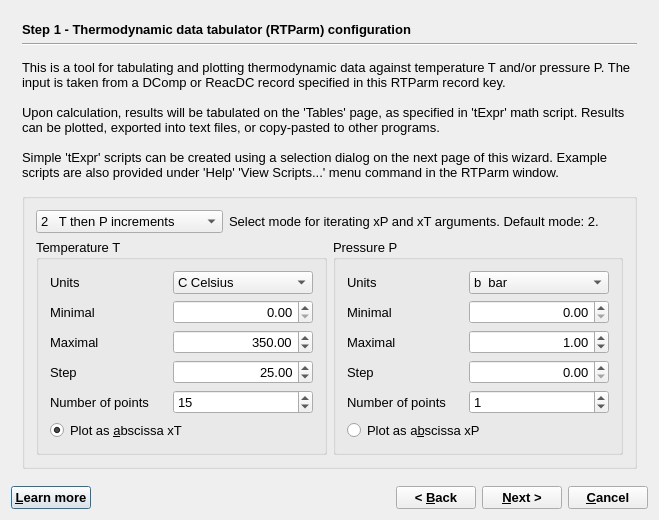
<?xml version="1.0" encoding="UTF-8"?>
<ui version="4.0">
 <class>RTparmWizardData</class>
 <widget class="QDialog" name="RTparmWizardData">
  <property name="windowModality">
   <enum>Qt::WindowModal</enum>
  </property>
  <property name="geometry">
   <rect>
    <x>0</x>
    <y>0</y>
    <width>659</width>
    <height>520</height>
   </rect>
  </property>
  <property name="font">
   <font>
    <pointsize>10</pointsize>
   </font>
  </property>
  <property name="windowTitle">
   <string>GEM-Selektor Proces</string>
  </property>
  <property name="modal">
   <bool>false</bool>
  </property>
  <layout class="QVBoxLayout" name="verticalLayout_6">
   <item>
    <widget class="QStackedWidget" name="stackedWidget">
     <property name="mouseTracking">
      <bool>false</bool>
     </property>
     <property name="acceptDrops">
      <bool>false</bool>
     </property>
     <property name="autoFillBackground">
      <bool>false</bool>
     </property>
     <property name="frameShape">
      <enum>QFrame::NoFrame</enum>
     </property>
     <property name="frameShadow">
      <enum>QFrame::Plain</enum>
     </property>
     <property name="currentIndex">
      <number>0</number>
     </property>
     <widget class="QWidget" name="page">
      <layout class="QVBoxLayout" name="verticalLayout">
       <item>
        <widget class="QLabel" name="pageName">
         <property name="sizePolicy">
          <sizepolicy hsizetype="Preferred" vsizetype="Fixed">
           <horstretch>0</horstretch>
           <verstretch>0</verstretch>
          </sizepolicy>
         </property>
         <property name="font">
          <font>
           <weight>75</weight>
           <bold>true</bold>
          </font>
         </property>
         <property name="text">
          <string>Step 1 - Thermodynamic data tabulator (RTParm) configuration</string>
         </property>
        </widget>
       </item>
       <item>
        <widget class="Line" name="line">
         <property name="orientation">
          <enum>Qt::Horizontal</enum>
         </property>
        </widget>
       </item>
       <item>
        <widget class="QLabel" name="textLabel10">
         <property name="sizePolicy">
          <sizepolicy hsizetype="Preferred" vsizetype="Preferred">
           <horstretch>0</horstretch>
           <verstretch>0</verstretch>
          </sizepolicy>
         </property>
         <property name="frameShape">
          <enum>QFrame::NoFrame</enum>
         </property>
         <property name="frameShadow">
          <enum>QFrame::Plain</enum>
         </property>
         <property name="text">
          <string>This is a tool for tabulating and plotting thermodynamic data against temperature T and/or pressure P. The input is taken from a DComp or ReacDC record specified in this RTParm record key.

Upon calculation, results will be tabulated on the 'Tables' page, as specified in 'tExpr' math script. Results can be plotted, exported into text files, or copy-pasted to other programs. 

Simple 'tExpr' scripts can be created using a selection dialog on the next page of this wizard. Example scripts are also provided under 'Help' 'View Scripts...' menu command in the RTParm window.</string>
         </property>
         <property name="textFormat">
          <enum>Qt::AutoText</enum>
         </property>
         <property name="scaledContents">
          <bool>false</bool>
         </property>
         <property name="wordWrap">
          <bool>true</bool>
         </property>
         <property name="margin">
          <number>0</number>
         </property>
         <property name="openExternalLinks">
          <bool>false</bool>
         </property>
        </widget>
       </item>
       <item>
        <widget class="QGroupBox" name="groupBox">
         <property name="title">
          <string/>
         </property>
         <layout class="QGridLayout" name="gridLayout_3">
          <item row="0" column="0" colspan="2">
           <layout class="QHBoxLayout" name="_3">
            <item>
             <widget class="QComboBox" name="pMode">
              <property name="sizePolicy">
               <sizepolicy hsizetype="Fixed" vsizetype="Fixed">
                <horstretch>0</horstretch>
                <verstretch>0</verstretch>
               </sizepolicy>
              </property>
              <property name="minimumSize">
               <size>
                <width>100</width>
                <height>0</height>
               </size>
              </property>
              <property name="currentIndex">
               <number>2</number>
              </property>
              <property name="maxCount">
               <number>4</number>
              </property>
              <item>
               <property name="text">
                <string>0   Pairwise given T and P  </string>
               </property>
              </item>
              <item>
               <property name="text">
                <string>1   P then T increments</string>
               </property>
              </item>
              <item>
               <property name="text">
                <string>2   T then P increments</string>
               </property>
              </item>
              <item>
               <property name="text">
                <string>3    P and T increments</string>
               </property>
              </item>
             </widget>
            </item>
            <item>
             <widget class="QLabel" name="textLabel1_3">
              <property name="text">
               <string>Select mode for iterating xP and xT arguments. Default mode: 2.</string>
              </property>
              <property name="alignment">
               <set>Qt::AlignVCenter</set>
              </property>
              <property name="wordWrap">
               <bool>true</bool>
              </property>
             </widget>
            </item>
           </layout>
          </item>
          <item row="1" column="0">
           <widget class="QGroupBox" name="groupBox_8">
            <property name="title">
             <string>Temperature T</string>
            </property>
            <layout class="QGridLayout" name="gridLayout">
             <item row="0" column="0">
              <widget class="QLabel" name="label_12">
               <property name="text">
                <string>Units</string>
               </property>
              </widget>
             </item>
             <item row="0" column="1">
              <widget class="QComboBox" name="pPtun">
               <property name="sizePolicy">
                <sizepolicy hsizetype="Fixed" vsizetype="Fixed">
                 <horstretch>0</horstretch>
                 <verstretch>0</verstretch>
                </sizepolicy>
               </property>
               <property name="minimumSize">
                <size>
                 <width>140</width>
                 <height>0</height>
                </size>
               </property>
               <item>
                <property name="text">
                 <string>C Celsius  </string>
                </property>
               </item>
               <item>
                <property name="text">
                 <string>K Kelvin</string>
                </property>
               </item>
              </widget>
             </item>
             <item row="1" column="0">
              <widget class="QLabel" name="label_9">
               <property name="text">
                <string>Minimal</string>
               </property>
              </widget>
             </item>
             <item row="1" column="1">
              <widget class="QDoubleSpinBox" name="pTfrom">
               <property name="minimumSize">
                <size>
                 <width>140</width>
                 <height>0</height>
                </size>
               </property>
               <property name="alignment">
                <set>Qt::AlignRight|Qt::AlignTrailing|Qt::AlignVCenter</set>
               </property>
               <property name="decimals">
                <number>2</number>
               </property>
               <property name="maximum">
                <double>5000.000000000000000</double>
               </property>
               <property name="value">
                <double>0.000000000000000</double>
               </property>
              </widget>
             </item>
             <item row="2" column="0">
              <widget class="QLabel" name="label_10">
               <property name="text">
                <string>Maximal</string>
               </property>
              </widget>
             </item>
             <item row="2" column="1">
              <widget class="QDoubleSpinBox" name="pTuntil">
               <property name="minimumSize">
                <size>
                 <width>140</width>
                 <height>0</height>
                </size>
               </property>
               <property name="alignment">
                <set>Qt::AlignRight|Qt::AlignTrailing|Qt::AlignVCenter</set>
               </property>
               <property name="decimals">
                <number>2</number>
               </property>
               <property name="maximum">
                <double>5000.000000000000000</double>
               </property>
               <property name="value">
                <double>350.000000000000000</double>
               </property>
              </widget>
             </item>
             <item row="3" column="0">
              <widget class="QLabel" name="label_11">
               <property name="text">
                <string>Step</string>
               </property>
              </widget>
             </item>
             <item row="3" column="1">
              <widget class="QDoubleSpinBox" name="pTstep">
               <property name="minimumSize">
                <size>
                 <width>140</width>
                 <height>0</height>
                </size>
               </property>
               <property name="alignment">
                <set>Qt::AlignRight|Qt::AlignTrailing|Qt::AlignVCenter</set>
               </property>
               <property name="decimals">
                <number>2</number>
               </property>
               <property name="maximum">
                <double>200.000000000000000</double>
               </property>
               <property name="value">
                <double>25.000000000000000</double>
               </property>
              </widget>
             </item>
             <item row="4" column="0">
              <widget class="QLabel" name="TextLabel1_3">
               <property name="text">
                <string>Number of points</string>
               </property>
               <property name="alignment">
                <set>Qt::AlignVCenter</set>
               </property>
               <property name="wordWrap">
                <bool>true</bool>
               </property>
              </widget>
             </item>
             <item row="4" column="1">
              <widget class="QSpinBox" name="pNT">
               <property name="sizePolicy">
                <sizepolicy hsizetype="Preferred" vsizetype="Preferred">
                 <horstretch>0</horstretch>
                 <verstretch>0</verstretch>
                </sizepolicy>
               </property>
               <property name="minimumSize">
                <size>
                 <width>0</width>
                 <height>0</height>
                </size>
               </property>
               <property name="minimum">
                <number>0</number>
               </property>
               <property name="maximum">
                <number>999</number>
               </property>
               <property name="value">
                <number>15</number>
               </property>
              </widget>
             </item>
             <item row="5" column="0" colspan="2">
              <widget class="QRadioButton" name="butT">
               <property name="text">
                <string>Plot as &amp;abscissa xT</string>
               </property>
               <property name="checked">
                <bool>true</bool>
               </property>
              </widget>
             </item>
            </layout>
           </widget>
          </item>
          <item row="1" column="1">
           <widget class="QGroupBox" name="groupBox_7">
            <property name="title">
             <string>Pressure P</string>
            </property>
            <layout class="QGridLayout" name="gridLayout_2">
             <item row="0" column="0">
              <widget class="QLabel" name="label_8">
               <property name="text">
                <string>Units</string>
               </property>
              </widget>
             </item>
             <item row="0" column="1">
              <widget class="QComboBox" name="pPun">
               <property name="sizePolicy">
                <sizepolicy hsizetype="Fixed" vsizetype="Fixed">
                 <horstretch>0</horstretch>
                 <verstretch>0</verstretch>
                </sizepolicy>
               </property>
               <property name="minimumSize">
                <size>
                 <width>140</width>
                 <height>0</height>
                </size>
               </property>
               <item>
                <property name="text">
                 <string>b  bar</string>
                </property>
               </item>
               <item>
                <property name="text">
                 <string>B  kbar</string>
                </property>
               </item>
               <item>
                <property name="text">
                 <string>p  Pa</string>
                </property>
               </item>
               <item>
                <property name="text">
                 <string>P  MPa</string>
                </property>
               </item>
               <item>
                <property name="text">
                 <string>A  atm</string>
                </property>
               </item>
              </widget>
             </item>
             <item row="1" column="0">
              <widget class="QLabel" name="label_5">
               <property name="text">
                <string>Minimal</string>
               </property>
              </widget>
             </item>
             <item row="1" column="1">
              <widget class="QDoubleSpinBox" name="pPfrom">
               <property name="sizePolicy">
                <sizepolicy hsizetype="Fixed" vsizetype="Fixed">
                 <horstretch>0</horstretch>
                 <verstretch>0</verstretch>
                </sizepolicy>
               </property>
               <property name="minimumSize">
                <size>
                 <width>140</width>
                 <height>0</height>
                </size>
               </property>
               <property name="layoutDirection">
                <enum>Qt::LeftToRight</enum>
               </property>
               <property name="alignment">
                <set>Qt::AlignRight|Qt::AlignTrailing|Qt::AlignVCenter</set>
               </property>
               <property name="decimals">
                <number>2</number>
               </property>
               <property name="maximum">
                <double>10000.000000000000000</double>
               </property>
               <property name="value">
                <double>0.000000000000000</double>
               </property>
              </widget>
             </item>
             <item row="2" column="0">
              <widget class="QLabel" name="label_6">
               <property name="text">
                <string>Maximal</string>
               </property>
              </widget>
             </item>
             <item row="2" column="1">
              <widget class="QDoubleSpinBox" name="pPuntil">
               <property name="sizePolicy">
                <sizepolicy hsizetype="Fixed" vsizetype="Fixed">
                 <horstretch>0</horstretch>
                 <verstretch>0</verstretch>
                </sizepolicy>
               </property>
               <property name="minimumSize">
                <size>
                 <width>140</width>
                 <height>0</height>
                </size>
               </property>
               <property name="alignment">
                <set>Qt::AlignRight|Qt::AlignTrailing|Qt::AlignVCenter</set>
               </property>
               <property name="decimals">
                <number>2</number>
               </property>
               <property name="maximum">
                <double>10000.000000000000000</double>
               </property>
               <property name="value">
                <double>1.000000000000000</double>
               </property>
              </widget>
             </item>
             <item row="3" column="0">
              <widget class="QLabel" name="label_7">
               <property name="text">
                <string>Step</string>
               </property>
              </widget>
             </item>
             <item row="3" column="1">
              <widget class="QDoubleSpinBox" name="pPstep">
               <property name="sizePolicy">
                <sizepolicy hsizetype="Fixed" vsizetype="Fixed">
                 <horstretch>0</horstretch>
                 <verstretch>0</verstretch>
                </sizepolicy>
               </property>
               <property name="minimumSize">
                <size>
                 <width>140</width>
                 <height>0</height>
                </size>
               </property>
               <property name="alignment">
                <set>Qt::AlignRight|Qt::AlignTrailing|Qt::AlignVCenter</set>
               </property>
               <property name="decimals">
                <number>2</number>
               </property>
               <property name="maximum">
                <double>1000.000000000000000</double>
               </property>
              </widget>
             </item>
             <item row="4" column="0">
              <widget class="QLabel" name="TextLabel1_4">
               <property name="text">
                <string>Number of points </string>
               </property>
               <property name="alignment">
                <set>Qt::AlignVCenter</set>
               </property>
               <property name="wordWrap">
                <bool>true</bool>
               </property>
              </widget>
             </item>
             <item row="4" column="1">
              <widget class="QSpinBox" name="pNP">
               <property name="sizePolicy">
                <sizepolicy hsizetype="Preferred" vsizetype="Preferred">
                 <horstretch>0</horstretch>
                 <verstretch>0</verstretch>
                </sizepolicy>
               </property>
               <property name="minimumSize">
                <size>
                 <width>0</width>
                 <height>0</height>
                </size>
               </property>
               <property name="minimum">
                <number>0</number>
               </property>
               <property name="maximum">
                <number>999</number>
               </property>
               <property name="value">
                <number>1</number>
               </property>
              </widget>
             </item>
             <item row="5" column="0" colspan="2">
              <widget class="QRadioButton" name="butP">
               <property name="text">
                <string>Plot as a&amp;bscissa xP </string>
               </property>
              </widget>
             </item>
            </layout>
           </widget>
          </item>
         </layout>
        </widget>
       </item>
      </layout>
     </widget>
     <widget class="QWidget" name="pageTP">
      <layout class="QGridLayout" name="gridLayout_4">
       <item row="0" column="0">
        <widget class="QLabel" name="label_14">
         <property name="text">
          <string>       Pressure P, bar                  Temperature T, C</string>
         </property>
        </widget>
       </item>
      </layout>
     </widget>
     <widget class="QWidget" name="page_3">
      <layout class="QVBoxLayout" name="verticalLayout_5">
       <item>
        <widget class="QLabel" name="label_13">
         <property name="sizePolicy">
          <sizepolicy hsizetype="Preferred" vsizetype="Fixed">
           <horstretch>0</horstretch>
           <verstretch>0</verstretch>
          </sizepolicy>
         </property>
         <property name="font">
          <font>
           <weight>75</weight>
           <bold>true</bold>
          </font>
         </property>
         <property name="text">
          <string>Step 2 - Selection of items to sample (to retain the old script, just click 'Next &gt;')</string>
         </property>
        </widget>
       </item>
      </layout>
     </widget>
     <widget class="QWidget" name="page_2">
      <layout class="QVBoxLayout" name="verticalLayout_2">
       <item>
        <widget class="QLabel" name="label">
         <property name="sizePolicy">
          <sizepolicy hsizetype="Preferred" vsizetype="Fixed">
           <horstretch>0</horstretch>
           <verstretch>0</verstretch>
          </sizepolicy>
         </property>
         <property name="font">
          <font>
           <weight>75</weight>
           <bold>true</bold>
          </font>
         </property>
         <property name="text">
          <string>Step 3 - Important dimensions</string>
         </property>
        </widget>
       </item>
       <item>
        <widget class="Line" name="line_2">
         <property name="orientation">
          <enum>Qt::Horizontal</enum>
         </property>
        </widget>
       </item>
       <item>
        <widget class="QGroupBox" name="groupBox_4">
         <property name="title">
          <string>Setup of dimensions for data tabulation arrays</string>
         </property>
         <layout class="QGridLayout">
          <item row="0" column="0">
           <widget class="QSpinBox" name="pdimY">
            <property name="sizePolicy">
             <sizepolicy hsizetype="Fixed" vsizetype="Fixed">
              <horstretch>0</horstretch>
              <verstretch>0</verstretch>
             </sizepolicy>
            </property>
            <property name="minimumSize">
             <size>
              <width>50</width>
              <height>0</height>
             </size>
            </property>
            <property name="minimum">
             <number>1</number>
            </property>
            <property name="maximum">
             <number>20</number>
            </property>
            <property name="value">
             <number>1</number>
            </property>
           </widget>
          </item>
          <item row="0" column="1">
           <widget class="QLabel" name="TextLabel2">
            <property name="text">
             <string>Number of columns in the yF table (plot curves), 1 to 10. Default: 1. 
Number of rows (T,P pairs) in yF, xP, xT arrays will be set automatically.</string>
            </property>
            <property name="alignment">
             <set>Qt::AlignVCenter</set>
            </property>
            <property name="wordWrap">
             <bool>true</bool>
            </property>
           </widget>
          </item>
          <item row="1" column="0">
           <widget class="QSpinBox" name="pELine">
            <property name="sizePolicy">
             <sizepolicy hsizetype="Fixed" vsizetype="Fixed">
              <horstretch>0</horstretch>
              <verstretch>0</verstretch>
             </sizepolicy>
            </property>
            <property name="minimumSize">
             <size>
              <width>50</width>
              <height>0</height>
             </size>
            </property>
            <property name="minimum">
             <number>0</number>
            </property>
            <property name="maximum">
             <number>100</number>
            </property>
           </widget>
          </item>
          <item row="1" column="1">
           <widget class="QLabel" name="TextLabel1_2_2">
            <property name="text">
             <string>Optional: Number of rows in xTE, xPE, ytE arrays for experimental data. 
Default: 0 (arrays not provided).</string>
            </property>
            <property name="alignment">
             <set>Qt::AlignVCenter</set>
            </property>
            <property name="wordWrap">
             <bool>true</bool>
            </property>
           </widget>
          </item>
          <item row="2" column="0">
           <widget class="QSpinBox" name="pECol">
            <property name="sizePolicy">
             <sizepolicy hsizetype="Fixed" vsizetype="Fixed">
              <horstretch>0</horstretch>
              <verstretch>0</verstretch>
             </sizepolicy>
            </property>
            <property name="minimumSize">
             <size>
              <width>50</width>
              <height>0</height>
             </size>
            </property>
            <property name="minimum">
             <number>1</number>
            </property>
            <property name="maximum">
             <number>10</number>
            </property>
            <property name="value">
             <number>1</number>
            </property>
           </widget>
          </item>
          <item row="2" column="1">
           <widget class="QLabel" name="TextLabel1_2_2_2">
            <property name="text">
             <string>Optional: Number of columns in ytE array for experimental data. Default: 1.</string>
            </property>
            <property name="alignment">
             <set>Qt::AlignVCenter</set>
            </property>
            <property name="wordWrap">
             <bool>true</bool>
            </property>
           </widget>
          </item>
         </layout>
        </widget>
       </item>
       <item>
        <widget class="QGroupBox" name="groupBox_3">
         <property name="sizePolicy">
          <sizepolicy hsizetype="Minimum" vsizetype="Minimum">
           <horstretch>0</horstretch>
           <verstretch>0</verstretch>
          </sizepolicy>
         </property>
         <property name="title">
          <string>These codes cannot be changed in this version of GEM-Selektor </string>
         </property>
         <layout class="QGridLayout" name="_2">
          <item row="0" column="0">
           <widget class="QComboBox" name="pWhat">
            <property name="enabled">
             <bool>false</bool>
            </property>
            <property name="sizePolicy">
             <sizepolicy hsizetype="Fixed" vsizetype="Fixed">
              <horstretch>0</horstretch>
              <verstretch>0</verstretch>
             </sizepolicy>
            </property>
            <property name="minimumSize">
             <size>
              <width>180</width>
              <height>0</height>
             </size>
            </property>
            <item>
             <property name="text">
              <string>d   DComp record </string>
             </property>
            </item>
            <item>
             <property name="text">
              <string>r   ReacDC record</string>
             </property>
            </item>
           </widget>
          </item>
          <item row="0" column="1">
           <widget class="QLabel" name="textLabel1_2_4">
            <property name="text">
             <string>Default data source (d: DComp )</string>
            </property>
            <property name="wordWrap">
             <bool>false</bool>
            </property>
           </widget>
          </item>
          <item row="1" column="0">
           <widget class="QComboBox" name="pPunE">
            <property name="enabled">
             <bool>false</bool>
            </property>
            <property name="sizePolicy">
             <sizepolicy hsizetype="Fixed" vsizetype="Fixed">
              <horstretch>0</horstretch>
              <verstretch>0</verstretch>
             </sizepolicy>
            </property>
            <property name="minimumSize">
             <size>
              <width>180</width>
              <height>0</height>
             </size>
            </property>
            <item>
             <property name="text">
              <string>j     J/mol(/K) </string>
             </property>
            </item>
            <item>
             <property name="text">
              <string>c    cal/mol(/K)</string>
             </property>
            </item>
            <item>
             <property name="text">
              <string>J     kJ/mol(/K)</string>
             </property>
            </item>
            <item>
             <property name="text">
              <string>C    kcal/mol(/K)</string>
             </property>
            </item>
            <item>
             <property name="text">
              <string>N   Normalized</string>
             </property>
            </item>
           </widget>
          </item>
          <item row="1" column="1">
           <widget class="QLabel" name="textLabel1_2_3">
            <property name="text">
             <string>Units of energy  (default: j)</string>
            </property>
            <property name="wordWrap">
             <bool>false</bool>
            </property>
            <property name="buddy">
             <cstring>pPunE</cstring>
            </property>
           </widget>
          </item>
          <item row="2" column="0">
           <widget class="QComboBox" name="pPunV">
            <property name="enabled">
             <bool>false</bool>
            </property>
            <property name="sizePolicy">
             <sizepolicy hsizetype="Fixed" vsizetype="Fixed">
              <horstretch>0</horstretch>
              <verstretch>0</verstretch>
             </sizepolicy>
            </property>
            <property name="minimumSize">
             <size>
              <width>180</width>
              <height>0</height>
             </size>
            </property>
            <item>
             <property name="text">
              <string>j    J/bar  = 0.1 cm3/mol</string>
             </property>
            </item>
            <item>
             <property name="text">
              <string>a   cal/bar</string>
             </property>
            </item>
            <item>
             <property name="text">
              <string>m   cm3/mol</string>
             </property>
            </item>
           </widget>
          </item>
          <item row="2" column="1">
           <widget class="QLabel" name="textLabel1_2_3_2">
            <property name="text">
             <string>Units of volume  (default:  j)</string>
            </property>
            <property name="wordWrap">
             <bool>false</bool>
            </property>
            <property name="buddy">
             <cstring>pPunV</cstring>
            </property>
           </widget>
          </item>
          <item row="3" column="0">
           <widget class="QComboBox" name="pPunP">
            <property name="enabled">
             <bool>false</bool>
            </property>
            <property name="sizePolicy">
             <sizepolicy hsizetype="Fixed" vsizetype="Fixed">
              <horstretch>0</horstretch>
              <verstretch>0</verstretch>
             </sizepolicy>
            </property>
            <property name="minimumSize">
             <size>
              <width>180</width>
              <height>0</height>
             </size>
            </property>
            <item>
             <property name="text">
              <string>b    bar  = 10^5 Pa</string>
             </property>
            </item>
            <item>
             <property name="text">
              <string>B    kbar (kilobar)</string>
             </property>
            </item>
            <item>
             <property name="text">
              <string>p    Pa  (Pascal)</string>
             </property>
            </item>
            <item>
             <property name="text">
              <string>P    MPa  = 10^6 Pa  </string>
             </property>
            </item>
            <item>
             <property name="text">
              <string>A    atm (=1.013 bar)</string>
             </property>
            </item>
           </widget>
          </item>
          <item row="3" column="1">
           <widget class="QLabel" name="textLabel1_2_3_2_3">
            <property name="text">
             <string>Units of pressure (default: b)</string>
            </property>
            <property name="wordWrap">
             <bool>false</bool>
            </property>
            <property name="buddy">
             <cstring>pPunP</cstring>
            </property>
           </widget>
          </item>
          <item row="4" column="0">
           <widget class="QComboBox" name="pPunT">
            <property name="enabled">
             <bool>false</bool>
            </property>
            <property name="minimumSize">
             <size>
              <width>180</width>
              <height>0</height>
             </size>
            </property>
            <item>
             <property name="text">
              <string>C   Celsius  </string>
             </property>
            </item>
            <item>
             <property name="text">
              <string>K   Kelvin</string>
             </property>
            </item>
            <item>
             <property name="text">
              <string>F   Fahrenheit</string>
             </property>
            </item>
           </widget>
          </item>
          <item row="4" column="1">
           <widget class="QLabel" name="textLabel1_2_3_2_2">
            <property name="frameShape">
             <enum>QFrame::NoFrame</enum>
            </property>
            <property name="frameShadow">
             <enum>QFrame::Plain</enum>
            </property>
            <property name="text">
             <string>Units of temperature  (default: C)</string>
            </property>
            <property name="wordWrap">
             <bool>false</bool>
            </property>
            <property name="buddy">
             <cstring>pPunT</cstring>
            </property>
           </widget>
          </item>
         </layout>
        </widget>
       </item>
      </layout>
     </widget>
     <widget class="QWidget" name="page_4">
      <layout class="QVBoxLayout" name="verticalLayout_4">
       <item>
        <widget class="QLabel" name="label_3">
         <property name="sizePolicy">
          <sizepolicy hsizetype="Preferred" vsizetype="Fixed">
           <horstretch>0</horstretch>
           <verstretch>0</verstretch>
          </sizepolicy>
         </property>
         <property name="font">
          <font>
           <weight>75</weight>
           <bold>true</bold>
          </font>
         </property>
         <property name="text">
          <string>Step 4 - Workflow suggestions</string>
         </property>
        </widget>
       </item>
       <item>
        <widget class="Line" name="line_4">
         <property name="orientation">
          <enum>Qt::Horizontal</enum>
         </property>
        </widget>
       </item>
       <item>
        <widget class="QGroupBox" name="groupBox_5">
         <property name="sizePolicy">
          <sizepolicy hsizetype="Preferred" vsizetype="Preferred">
           <horstretch>0</horstretch>
           <verstretch>0</verstretch>
          </sizepolicy>
         </property>
         <property name="title">
          <string>Optional</string>
         </property>
         <layout class="QGridLayout">
          <item row="0" column="0">
           <widget class="QSpinBox" name="spinBox18">
            <property name="sizePolicy">
             <sizepolicy hsizetype="Fixed" vsizetype="Fixed">
              <horstretch>0</horstretch>
              <verstretch>0</verstretch>
             </sizepolicy>
            </property>
            <property name="minimumSize">
             <size>
              <width>50</width>
              <height>0</height>
             </size>
            </property>
            <property name="maximum">
             <number>4</number>
            </property>
           </widget>
          </item>
          <item row="0" column="1">
           <widget class="QLabel" name="textLabel11">
            <property name="text">
             <string>&amp;Set here the number of links to SDref bibliography records (default: 0)</string>
            </property>
            <property name="alignment">
             <set>Qt::AlignVCenter</set>
            </property>
            <property name="wordWrap">
             <bool>true</bool>
            </property>
            <property name="buddy">
             <cstring>spinBox18</cstring>
            </property>
           </widget>
          </item>
         </layout>
        </widget>
       </item>
       <item>
        <widget class="QGroupBox" name="groupBox_6">
         <property name="sizePolicy">
          <sizepolicy hsizetype="Expanding" vsizetype="Expanding">
           <horstretch>0</horstretch>
           <verstretch>0</verstretch>
          </sizepolicy>
         </property>
         <property name="title">
          <string>After you click 'Finish':</string>
         </property>
         <layout class="QVBoxLayout" name="verticalLayout_3">
          <item>
           <widget class="QLabel" name="textLabel13">
            <property name="text">
             <string>(1) RTParm arrays will be allocated; 'Scripts' page appears. Fill out 'RTname' and 'RTcom' lines. Edit the math script in 'tExpr'; field, if necessary. This script collects data from the objects visible on the 'TPwork' page and puts it into 'xT', 'xP' and 'yF' array elements.</string>
            </property>
            <property name="alignment">
             <set>Qt::AlignVCenter</set>
            </property>
            <property name="wordWrap">
             <bool>true</bool>
            </property>
           </widget>
          </item>
          <item>
           <widget class="QLabel" name="textLabel12">
            <property name="text">
             <string>'(2) Click on 'Calculate' toolbar button to run the tabulator (in case of error message, fix the script and try calculation again). Check sampled results on the 'Tables' page. Enter names of axis and plots, and click on the 'Plot data' button to see a customizable plot.</string>
            </property>
            <property name="alignment">
             <set>Qt::AlignVCenter</set>
            </property>
            <property name="wordWrap">
             <bool>true</bool>
            </property>
           </widget>
          </item>
          <item>
           <widget class="QLabel" name="textLabel14">
            <property name="text">
             <string>(3) To plot experimental data over calculated results, close the graph dialog, type or paste the values into 'xTE', 'xPE' and 'ytE' arrays, open the plot again, and customise it, if necessary.</string>
            </property>
            <property name="alignment">
             <set>Qt::AlignVCenter</set>
            </property>
            <property name="wordWrap">
             <bool>true</bool>
            </property>
           </widget>
          </item>
         </layout>
        </widget>
       </item>
      </layout>
     </widget>
    </widget>
   </item>
   <item>
    <layout class="QHBoxLayout">
     <item>
      <widget class="QPushButton" name="pHelp">
       <property name="font">
        <font>
         <weight>75</weight>
         <bold>true</bold>
        </font>
       </property>
       <property name="text">
        <string>&amp;Learn more</string>
       </property>
       <property name="shortcut">
        <string>F1</string>
       </property>
      </widget>
     </item>
     <item>
      <spacer>
       <property name="orientation">
        <enum>Qt::Horizontal</enum>
       </property>
       <property name="sizeHint" stdset="0">
        <size>
         <width>40</width>
         <height>20</height>
        </size>
       </property>
      </spacer>
     </item>
     <item>
      <widget class="QPushButton" name="pBack">
       <property name="font">
        <font>
         <weight>75</weight>
         <bold>true</bold>
        </font>
       </property>
       <property name="text">
        <string>&lt; &amp;Back</string>
       </property>
      </widget>
     </item>
     <item>
      <widget class="QPushButton" name="pNext">
       <property name="font">
        <font>
         <weight>75</weight>
         <bold>true</bold>
        </font>
       </property>
       <property name="text">
        <string>&amp;Next &gt;</string>
       </property>
      </widget>
     </item>
     <item>
      <widget class="QPushButton" name="pCancel">
       <property name="font">
        <font>
         <weight>75</weight>
         <bold>true</bold>
        </font>
       </property>
       <property name="text">
        <string>&amp;Cancel</string>
       </property>
      </widget>
     </item>
    </layout>
   </item>
  </layout>
 </widget>
 <layoutdefault spacing="6" margin="11"/>
 <tabstops>
  <tabstop>pMode</tabstop>
  <tabstop>pPtun</tabstop>
  <tabstop>pTfrom</tabstop>
  <tabstop>pTuntil</tabstop>
  <tabstop>pTstep</tabstop>
  <tabstop>pPun</tabstop>
  <tabstop>pPfrom</tabstop>
  <tabstop>pPuntil</tabstop>
  <tabstop>pPstep</tabstop>
  <tabstop>butT</tabstop>
  <tabstop>butP</tabstop>
  <tabstop>pdimY</tabstop>
  <tabstop>pELine</tabstop>
  <tabstop>pECol</tabstop>
  <tabstop>pWhat</tabstop>
  <tabstop>pPunE</tabstop>
  <tabstop>pPunV</tabstop>
  <tabstop>pPunP</tabstop>
  <tabstop>pPunT</tabstop>
  <tabstop>spinBox18</tabstop>
  <tabstop>pHelp</tabstop>
  <tabstop>pBack</tabstop>
  <tabstop>pNext</tabstop>
  <tabstop>pCancel</tabstop>
 </tabstops>
 <resources/>
 <connections>
  <connection>
   <sender>pCancel</sender>
   <signal>clicked()</signal>
   <receiver>RTparmWizardData</receiver>
   <slot>reject()</slot>
   <hints>
    <hint type="sourcelabel">
     <x>587</x>
     <y>518</y>
    </hint>
    <hint type="destinationlabel">
     <x>317</x>
     <y>270</y>
    </hint>
   </hints>
  </connection>
  <connection>
   <sender>butT</sender>
   <signal>clicked(bool)</signal>
   <receiver>butP</receiver>
   <slot>toggle()</slot>
   <hints>
    <hint type="sourcelabel">
     <x>172</x>
     <y>428</y>
    </hint>
    <hint type="destinationlabel">
     <x>468</x>
     <y>428</y>
    </hint>
   </hints>
  </connection>
  <connection>
   <sender>butP</sender>
   <signal>clicked(bool)</signal>
   <receiver>butT</receiver>
   <slot>toggle()</slot>
   <hints>
    <hint type="sourcelabel">
     <x>468</x>
     <y>428</y>
    </hint>
    <hint type="destinationlabel">
     <x>172</x>
     <y>428</y>
    </hint>
   </hints>
  </connection>
 </connections>
</ui>
